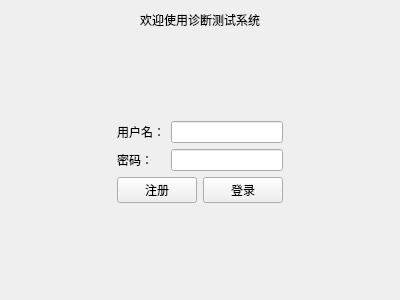
<?xml version="1.0" encoding="UTF-8"?>
<ui version="4.0">
 <class>LoginView</class>
 <widget class="QWidget" name="LoginView">
  <property name="geometry">
   <rect>
    <x>0</x>
    <y>0</y>
    <width>400</width>
    <height>300</height>
   </rect>
  </property>
  <property name="windowTitle">
   <string>登录</string>
  </property>
  <layout class="QVBoxLayout" name="verticalLayout_2">
   <item>
    <widget class="QLabel" name="label">
     <property name="text">
      <string>欢迎使用诊断测试系统</string>
     </property>
     <property name="alignment">
      <set>Qt::AlignCenter</set>
     </property>
    </widget>
   </item>
   <item>
    <spacer name="verticalSpacer_2">
     <property name="orientation">
      <enum>Qt::Vertical</enum>
     </property>
     <property name="sizeHint" stdset="0">
      <size>
       <width>20</width>
       <height>82</height>
      </size>
     </property>
    </spacer>
   </item>
   <item>
    <layout class="QHBoxLayout" name="horizontalLayout_2">
     <item>
      <spacer name="horizontalSpacer">
       <property name="orientation">
        <enum>Qt::Horizontal</enum>
       </property>
       <property name="sizeHint" stdset="0">
        <size>
         <width>40</width>
         <height>20</height>
        </size>
       </property>
      </spacer>
     </item>
     <item>
      <layout class="QVBoxLayout" name="verticalLayout">
       <item>
        <layout class="QFormLayout" name="formLayout">
         <item row="1" column="0">
          <widget class="QLabel" name="label_3">
           <property name="text">
            <string>密码：</string>
           </property>
          </widget>
         </item>
         <item row="1" column="1">
          <widget class="QLineEdit" name="inputUserPassword"/>
         </item>
         <item row="0" column="0">
          <widget class="QLabel" name="label_2">
           <property name="text">
            <string>用户名：</string>
           </property>
          </widget>
         </item>
         <item row="0" column="1">
          <widget class="QLineEdit" name="inputUserName"/>
         </item>
        </layout>
       </item>
       <item>
        <layout class="QHBoxLayout" name="horizontalLayout">
         <item>
          <widget class="QPushButton" name="btSignUp">
           <property name="text">
            <string>注册</string>
           </property>
          </widget>
         </item>
         <item>
          <widget class="QPushButton" name="btSignin">
           <property name="text">
            <string>登录</string>
           </property>
          </widget>
         </item>
        </layout>
       </item>
      </layout>
     </item>
     <item>
      <spacer name="horizontalSpacer_2">
       <property name="orientation">
        <enum>Qt::Horizontal</enum>
       </property>
       <property name="sizeHint" stdset="0">
        <size>
         <width>40</width>
         <height>20</height>
        </size>
       </property>
      </spacer>
     </item>
    </layout>
   </item>
   <item>
    <spacer name="verticalSpacer_4">
     <property name="orientation">
      <enum>Qt::Vertical</enum>
     </property>
     <property name="sizeHint" stdset="0">
      <size>
       <width>20</width>
       <height>81</height>
      </size>
     </property>
    </spacer>
   </item>
  </layout>
 </widget>
 <resources/>
 <connections/>
</ui>
